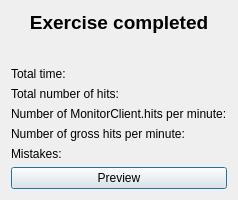
<?xml version="1.0" encoding="UTF-8"?>
<ui version="4.0">
 <class>ExerciseSummary</class>
 <widget class="QDialog" name="ExerciseSummary">
  <property name="geometry">
   <rect>
    <x>0</x>
    <y>0</y>
    <width>350</width>
    <height>280</height>
   </rect>
  </property>
  <property name="windowTitle">
   <string>Summary</string>
  </property>
  <layout class="QGridLayout" name="gridLayout">
   <property name="sizeConstraint">
    <enum>QLayout::SetFixedSize</enum>
   </property>
   <item row="4" column="0">
    <widget class="QLabel" name="netHitsLabel">
     <property name="sizePolicy">
      <sizepolicy hsizetype="Preferred" vsizetype="Fixed">
       <horstretch>0</horstretch>
       <verstretch>0</verstretch>
      </sizepolicy>
     </property>
     <property name="text">
      <string>Number of MonitorClient.hits per minute:</string>
     </property>
     <property name="alignment">
      <set>Qt::AlignLeading|Qt::AlignLeft|Qt::AlignTop</set>
     </property>
    </widget>
   </item>
   <item row="3" column="0">
    <widget class="QLabel" name="hitsLabel">
     <property name="sizePolicy">
      <sizepolicy hsizetype="Preferred" vsizetype="Fixed">
       <horstretch>0</horstretch>
       <verstretch>0</verstretch>
      </sizepolicy>
     </property>
     <property name="text">
      <string>Total number of hits:</string>
     </property>
    </widget>
   </item>
   <item row="6" column="0">
    <widget class="QLabel" name="mistakesLabel">
     <property name="sizePolicy">
      <sizepolicy hsizetype="Preferred" vsizetype="Fixed">
       <horstretch>0</horstretch>
       <verstretch>0</verstretch>
      </sizepolicy>
     </property>
     <property name="text">
      <string>Mistakes:</string>
     </property>
     <property name="alignment">
      <set>Qt::AlignLeading|Qt::AlignLeft|Qt::AlignTop</set>
     </property>
    </widget>
   </item>
   <item row="1" column="0">
    <widget class="QLabel" name="titleLabel">
     <property name="sizePolicy">
      <sizepolicy hsizetype="Preferred" vsizetype="Fixed">
       <horstretch>0</horstretch>
       <verstretch>0</verstretch>
      </sizepolicy>
     </property>
     <property name="minimumSize">
      <size>
       <width>0</width>
       <height>50</height>
      </size>
     </property>
     <property name="font">
      <font>
       <pointsize>14</pointsize>
       <weight>75</weight>
       <bold>true</bold>
      </font>
     </property>
     <property name="text">
      <string>Exercise completed</string>
     </property>
     <property name="alignment">
      <set>Qt::AlignHCenter|Qt::AlignTop</set>
     </property>
    </widget>
   </item>
   <item row="7" column="0">
    <widget class="QFrame" name="buttonsFrame">
     <property name="sizePolicy">
      <sizepolicy hsizetype="Preferred" vsizetype="Fixed">
       <horstretch>0</horstretch>
       <verstretch>0</verstretch>
      </sizepolicy>
     </property>
     <property name="frameShape">
      <enum>QFrame::NoFrame</enum>
     </property>
     <property name="frameShadow">
      <enum>QFrame::Plain</enum>
     </property>
     <layout class="QHBoxLayout" name="horizontalLayout">
      <property name="leftMargin">
       <number>0</number>
      </property>
      <property name="topMargin">
       <number>0</number>
      </property>
      <property name="rightMargin">
       <number>0</number>
      </property>
      <property name="bottomMargin">
       <number>0</number>
      </property>
      <item>
       <widget class="QPushButton" name="previewButton">
        <property name="focusPolicy">
         <enum>Qt::ClickFocus</enum>
        </property>
        <property name="text">
         <string>Preview</string>
        </property>
        <property name="checkable">
         <bool>false</bool>
        </property>
        <property name="checked">
         <bool>false</bool>
        </property>
        <property name="default">
         <bool>true</bool>
        </property>
        <property name="flat">
         <bool>false</bool>
        </property>
       </widget>
      </item>
     </layout>
    </widget>
   </item>
   <item row="2" column="0">
    <widget class="QLabel" name="timeLabel">
     <property name="sizePolicy">
      <sizepolicy hsizetype="Preferred" vsizetype="Fixed">
       <horstretch>0</horstretch>
       <verstretch>0</verstretch>
      </sizepolicy>
     </property>
     <property name="text">
      <string>Total time:</string>
     </property>
     <property name="alignment">
      <set>Qt::AlignLeading|Qt::AlignLeft|Qt::AlignTop</set>
     </property>
    </widget>
   </item>
   <item row="5" column="0">
    <widget class="QLabel" name="grossHitsLabel">
     <property name="sizePolicy">
      <sizepolicy hsizetype="Preferred" vsizetype="Fixed">
       <horstretch>0</horstretch>
       <verstretch>0</verstretch>
      </sizepolicy>
     </property>
     <property name="text">
      <string>Number of gross hits per minute:</string>
     </property>
    </widget>
   </item>
  </layout>
 </widget>
 <resources/>
 <connections/>
</ui>
